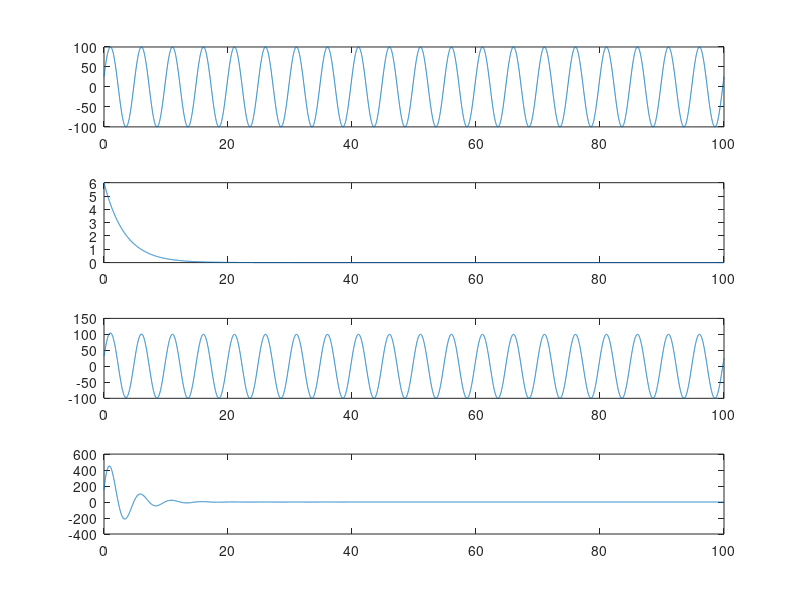

This chart was generated by the following MATLAB code:
clc;
clear all;
close all;

t = 0:0.01:100;
f = 100;
fs= 500;
x = 100*sin(2*pi*(f/fs)*t + pi/12);
y = 6*exp(-0.3*t);

add = x + y;
mult = x.*y;

subplot(4,1,1); plot(t,x);
subplot(4,1,2); plot(t,y);
subplot(4,1,3); plot(t,add);
subplot(4,1,4); plot(t,mult);